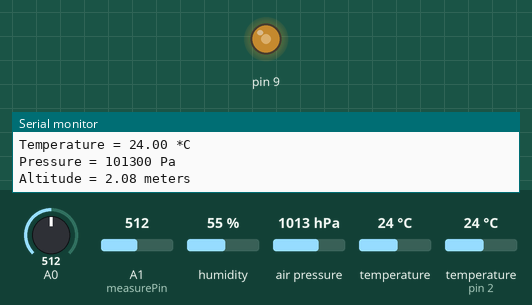
Bench run of a sketch on a simulated Arduino Uno, built with avr-gcc and run on an emulated ATmega328P. Parts: output pins drawn as LEDs (lit = HIGH), the last lines printed to the serial monitor. The inputs (shaded band) are chosen by the test bench; at power-on: A0 = 512, A1 (measurePin) = 512, humidity 55 %, air pressure 1013 hPa, temperature 24 °C, temperature (sensor on pin 2) 24 °C. Pins used as bus, display or sensor lines are not drawn.

Above: at 1.2 s.
1.3 s: A0 set to 716
At 2.5 s:
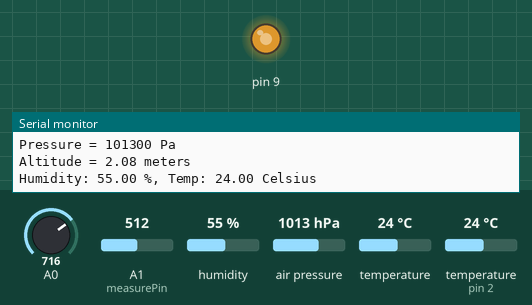
2.8 s: A0 set to 992
At 4.1 s:
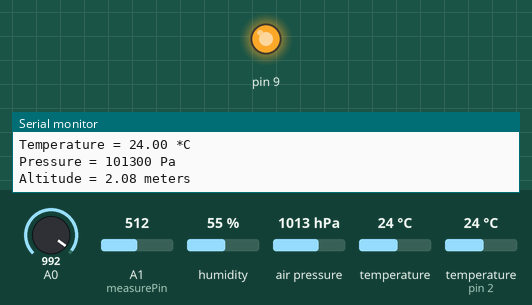
5.2 s: A0 set to 30
At 6.8 s:
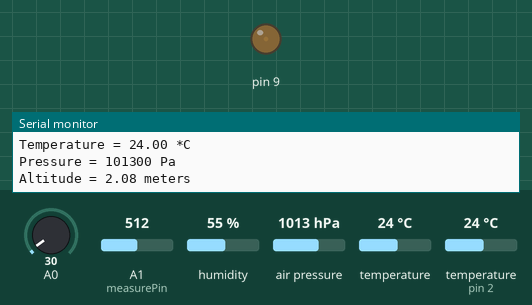
Timing chart, 0 to 8.3 s (numbered marks = the images above; inputs shaded):
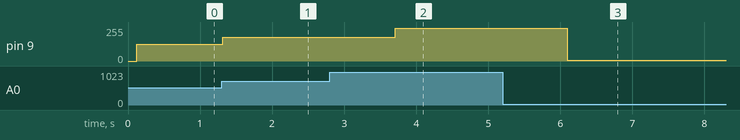

Measured:
- after the input at 1.3 s, pin 9: 127/255 → 178/255 at once
- after the input at 2.8 s, pin 9: 178/255 → 247/255 after 0.91 s
- after the input at 5.2 s, pin 9: 247/255 → 7/255 after 0.90 s

The sketch:

DEMS.ino
```cpp
#include <DHT.h>
#include <DHT_U.h>
#include <Adafruit_Sensor.h>
#include <Wire.h>
#include <Adafruit_BMP085.h>


//Constants
#define DHTPIN 2   // what pin we're connected to
#define DHTTYPE DHT22   // DHT 22  (AM2302)
#define seaLevelPressure_hPa 1013.25
DHT dht(DHTPIN, DHTTYPE); //// Initialize DHT sensor for normal 16mhz Arduino
Adafruit_BMP085 bmp;

//Variables
int chk;
float hum;  //Stores humidity value
float temp; //Stores temperature value
 int measurePin = 1; //Connect dust sensor to Arduino A0 pin
int ledPower = 2;   //Connect 3 led driver pins of dust sensor to Arduino D2

int samplingTime = 280;
int deltaTime = 40;
int sleepTime = 9680;

float voMeasured = 0;
float calcVoltage = 0;
float dustDensity = 0;
int sensorValue = 0;

void setup()
{
  Serial.begin(9600);
  dht.begin();
  pinMode(ledPower,OUTPUT);
  pinMode(A0, INPUT);
  pinMode(9, OUTPUT);
  if (!bmp.begin())
  {
    Serial.println("Could not find a valid BMP085 sensor, check wiring!");
    while (1) {}
  }
}

void loop()
{
    delay(100);
    //Read data and store it to variables hum and temp
    hum = dht.readHumidity();
    temp= dht.readTemperature();
    //Print temp and humidity values to serial monitor
    Serial.print("Humidity: ");
    Serial.print(hum);
    Serial.print(" %, Temp: ");
    Serial.print(temp);
    Serial.println(" Celsius");
    digitalWrite(ledPower,LOW); // power on the LED
    delayMicroseconds(samplingTime);

    voMeasured = analogRead(measurePin); // read the dust value

    delayMicroseconds(deltaTime);
    digitalWrite(ledPower,HIGH); // turn the LED off
    delayMicroseconds(sleepTime);

    // 0 - 5V mapped to 0 - 1023 integer values
    // recover voltage
    calcVoltage = voMeasured * (5.0 / 1024.0);

    // linear eqaution taken from http://www.howmuchsnow.com/arduino/airquality/
    // Chris Nafis (c) 2012
    dustDensity = 170 * calcVoltage - 0.1;

    Serial.print("Dust density: ");
    Serial.println(dustDensity); // unit: ug/m3
    sensorValue = analogRead(A0);
    Serial.print("Light density: ");
    Serial.println(sensorValue);
    analogWrite(9, map(sensorValue,0,1023,0,255));

    Serial.print("Temperature = ");
    Serial.print(bmp.readTemperature());
    Serial.println(" *C");

    Serial.print("Pressure = ");
    Serial.print(bmp.readPressure());
    Serial.println(" Pa");

    Serial.print("Altitude = ");
    Serial.print(bmp.readAltitude());
    Serial.println(" meters");

    Serial.println();
    delay(1000);
}
```
